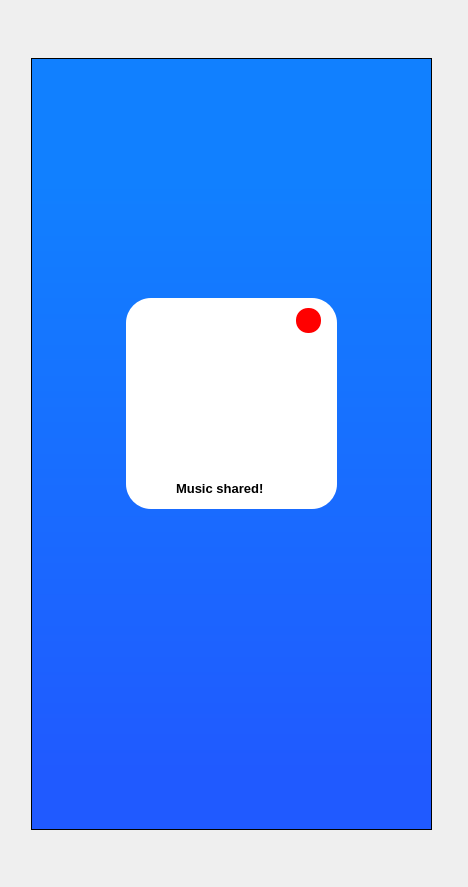
<?xml version="1.0" encoding="UTF-8"?>
<ui version="4.0">
 <class>MAIN</class>
 <widget class="QWidget" name="MAIN">
  <property name="geometry">
   <rect>
    <x>0</x>
    <y>0</y>
    <width>468</width>
    <height>887</height>
   </rect>
  </property>
  <property name="minimumSize">
   <size>
    <width>468</width>
    <height>887</height>
   </size>
  </property>
  <property name="maximumSize">
   <size>
    <width>468</width>
    <height>887</height>
   </size>
  </property>
  <property name="windowTitle">
   <string>Apollo</string>
  </property>
  <widget class="QLabel" name="label">
   <property name="geometry">
    <rect>
     <x>0</x>
     <y>0</y>
     <width>463</width>
     <height>901</height>
    </rect>
   </property>
   <property name="minimumSize">
    <size>
     <width>463</width>
     <height>901</height>
    </size>
   </property>
   <property name="maximumSize">
    <size>
     <width>463</width>
     <height>901</height>
    </size>
   </property>
   <property name="styleSheet">
    <string notr="true">backgruo</string>
   </property>
   <property name="text">
    <string/>
   </property>
   <property name="pixmap">
    <pixmap>img/phone.png</pixmap>
   </property>
   <property name="scaledContents">
    <bool>true</bool>
   </property>
  </widget>
  <widget class="QFrame" name="shareFrame">
   <property name="geometry">
    <rect>
     <x>31</x>
     <y>58</y>
     <width>401</width>
     <height>772</height>
    </rect>
   </property>
   <property name="styleSheet">
    <string notr="true">background: qlineargradient(spread:pad, x1:0, y1:1, x2:0, y2:0, stop:0.0738636 #205AFF, stop:0.840909 #1180FF);</string>
   </property>
   <property name="frameShape">
    <enum>QFrame::StyledPanel</enum>
   </property>
   <property name="frameShadow">
    <enum>QFrame::Raised</enum>
   </property>
   <widget class="QFrame" name="successFrame">
    <property name="geometry">
     <rect>
      <x>95</x>
      <y>240</y>
      <width>211</width>
      <height>211</height>
     </rect>
    </property>
    <property name="styleSheet">
     <string notr="true">background:white;
border-radius:25px;</string>
    </property>
    <property name="frameShape">
     <enum>QFrame::StyledPanel</enum>
    </property>
    <property name="frameShadow">
     <enum>QFrame::Raised</enum>
    </property>
    <widget class="QLabel" name="successImg">
     <property name="geometry">
      <rect>
       <x>30</x>
       <y>30</y>
       <width>150</width>
       <height>150</height>
      </rect>
     </property>
     <property name="text">
      <string/>
     </property>
     <property name="pixmap">
      <pixmap>img/tick.png</pixmap>
     </property>
     <property name="scaledContents">
      <bool>true</bool>
     </property>
    </widget>
    <widget class="QLabel" name="successLabel">
     <property name="geometry">
      <rect>
       <x>50</x>
       <y>180</y>
       <width>111</width>
       <height>21</height>
      </rect>
     </property>
     <property name="font">
      <font>
       <family>Yu Gothic UI</family>
       <pointsize>10</pointsize>
       <weight>75</weight>
       <bold>true</bold>
      </font>
     </property>
     <property name="text">
      <string>Music shared!</string>
     </property>
    </widget>
    <widget class="QPushButton" name="successBackBut">
     <property name="geometry">
      <rect>
       <x>170</x>
       <y>10</y>
       <width>25</width>
       <height>25</height>
      </rect>
     </property>
     <property name="styleSheet">
      <string notr="true">color:white;
background:red;
border-radius:12px;</string>
     </property>
     <property name="text">
      <string/>
     </property>
    </widget>
   </widget>
  </widget>
 </widget>
 <resources/>
 <connections/>
</ui>
